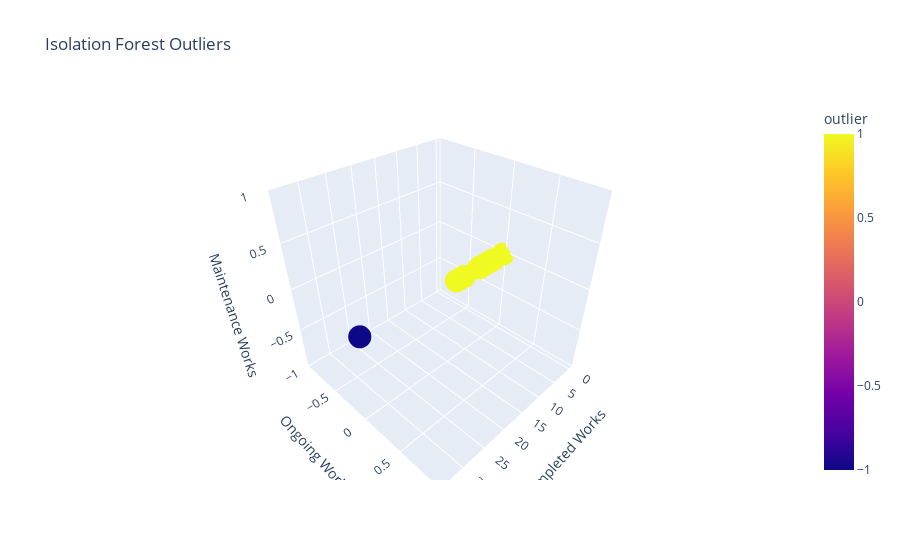

Notebook source saved alongside this figure:
### Code cell
import pandas as pd
from sklearn.preprocessing import StandardScaler
from sklearn.ensemble import IsolationForest
from sklearn.impute import SimpleImputer
from sklearn.metrics import accuracy_score
import plotly.express as px

# Assuming df is your DataFrame

# Convert 'Total_Inspection' to numeric
df['Total_Inspection'] = pd.to_numeric(df['Total_Inspection'].str.replace(',', ''), errors='coerce')

# Check and convert 'Total_Inspection_Completed_Works'
if pd.api.types.is_numeric_dtype(df['Total_Inspection_Completed_Works']):
    df['Total_Inspection_Completed_Works'] = df['Total_Inspection_Completed_Works'].astype(float)
else:
    df['Total_Inspection_Completed_Works'] = df['Total_Inspection_Completed_Works'].str.replace(',', '').astype(float)

# List of columns to convert to numeric after removing '%'
percentage_columns = ['Completed_Works_U%', 'Ongoing_Works', 'Ongoing_U%', 'Maintenance_Works', 'Maintenance_U%', 'Bridge_Works', 'Bridge_U%']

# Loop through the columns and convert to numeric after removing '%'
for col in percentage_columns:
    # Check if the column is already numeric
    if not pd.api.types.is_numeric_dtype(df[col]):
        df[col] = df[col].str.rstrip('%').astype('float') / 100.0

# Identify numeric columns
numeric_columns = df.select_dtypes(include=['number']).columns

# Impute missing values for each numeric column separately
imputer = SimpleImputer(strategy='mean')
for col in numeric_columns:
    df[col] = imputer.fit_transform(df[[col]])

# Isolation Forest
features = df[['Total_Inspection_Completed_Works', 'Completed_Works_U%', 'Ongoing_Works', 'Ongoing_U%',
                      'Maintenance_Works', 'Maintenance_U%', 'Bridge_Works', 'Bridge_U%', 'Total_Inspection']]

scaler = StandardScaler()
features_scaled = scaler.fit_transform(features)

iso_forest = IsolationForest(random_state=42, contamination=0.05)
df['outlier'] = iso_forest.fit_predict(features_scaled)

# Accuracy Score
true_labels = [1 if x == 1 else -1 for x in df['outlier']]
predicted_labels = iso_forest.predict(features_scaled)
accuracy = accuracy_score(true_labels, predicted_labels)

print(f'Isolation Forest Accuracy: {accuracy}')

# Visualization using Plotly
fig = px.scatter_3d(df, x='Total_Inspection_Completed_Works', y='Ongoing_Works', z='Maintenance_Works',
                    color='outlier', title='Isolation Forest Outliers',
                    labels={'Total_Inspection_Completed_Works': 'Completed Works',
                            'Ongoing_Works': 'Ongoing Works',
                            'Maintenance_Works': 'Maintenance Works'})

fig.update_layout(scene=dict(aspectmode="cube"))
fig.show()

### Figure 1 — Plotly figure (JSON) as saved in the notebook; plotly's stock layout.template omitted (floating-point values rounded to 4 significant figures)
{"data": [{"hovertemplate": "Completed Works=%{x}<br>Ongoing Works=%{y}<br>Maintenance Works=%{z}<br>outlier=%{marker.color}<extra></extra>", "legendgroup": "", "marker": {"color": [1, 1, 1, 1, 1, -1, 1, 1, 1, 1, 1, 1, 1, 1], "coloraxis": "coloraxis", "symbol": "circle"}, "mode": "markers", "name": "", "scene": "scene", "showlegend": false, "type": "scatter3d", "x": [4, 6, 4, 5, 12, 34, 0, 7, 3, 4, 11, 13, 3, 7], "y": [0, 0, 0, 0, 0, 0, 0, 0, 0, 0, 0, 0, 0, 0], "z": [0, 0, 0, 0, 0, 0, 0, 0, 0, 0, 0, 0, 0, 0]}], "layout": {"coloraxis": {"colorbar": {"title": {"text": "outlier"}}, "colorscale": [[0, "#0d0887"], [0.1111, "#46039f"], [0.2222, "#7201a8"], [0.3333, "#9c179e"], [0.4444, "#bd3786"], [0.5556, "#d8576b"], [0.6667, "#ed7953"], [0.7778, "#fb9f3a"], [0.8889, "#fdca26"], [1, "#f0f921"]]}, "legend": {"tracegroupgap": 0}, "scene": {"aspectmode": "cube", "domain": {"x": [0, 1], "y": [0, 1]}, "xaxis": {"title": {"text": "Completed Works"}}, "yaxis": {"title": {"text": "Ongoing Works"}}, "zaxis": {"title": {"text": "Maintenance Works"}}}, "title": {"text": "Isolation Forest Outliers"}}}
